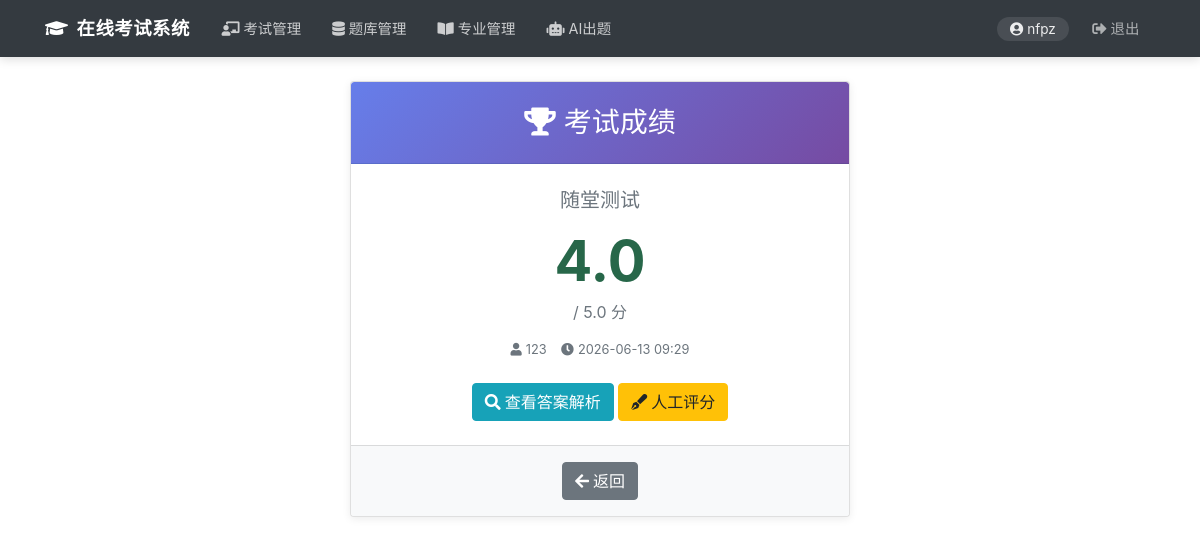
The page /results/1 (signed in) on the database its author committed.
### database/models.py (models this page shows, shortened)
class User(db.Model, UserMixin):
    id = db.Column(db.Integer, primary_key=True)
    username = db.Column(db.String(20), unique=True, nullable=False)
    email = db.Column(db.String(120), unique=True)  # , nullable=False)
    password_hash = db.Column(db.String(60), nullable=False)
    role = db.Column(db.String(20), nullable=False)
    created_at = db.Column(db.DateTime, nullable=False, default=datetime.utcnow)
    def is_teacher(self):
        return self.role == RoleEnum.TEACHER
    def is_student(self):
        return self.role == RoleEnum.STUDENT

class Exam(db.Model):
    id = db.Column(db.Integer, primary_key=True)
    title = db.Column(db.String(100), nullable=False)
    description = db.Column(db.Text)
    start_time = db.Column(db.DateTime, nullable=False)
    end_time = db.Column(db.DateTime, nullable=False)
    duration = db.Column(db.Integer, nullable=False)  # 分钟
    status = db.Column(db.String(20), nullable=False, default=ExamStatusEnum.DRAFT)
    creator_id = db.Column(db.Integer, db.ForeignKey('user.id'), nullable=False)
    created_at = db.Column(db.DateTime, nullable=False, default=datetime.utcnow)
    creator = db.relationship('User', backref='exams', lazy=True)
    exam_questions = db.relationship('ExamQuestion', backref='exam', lazy=True)
    exam_students = db.relationship('ExamStudent', backref='exam', lazy=True)
    sessions = db.relationship('ExamSession', backref='exam', lazy=True)
    results = db.relationship('Result', backref='exam', lazy=True)

class Result(db.Model):
    id = db.Column(db.Integer, primary_key=True)
    exam_id = db.Column(db.Integer, db.ForeignKey('exam.id'), nullable=False)
    student_id = db.Column(db.Integer, db.ForeignKey('user.id'), nullable=False)
    score = db.Column(db.Float, nullable=False)
    total_score = db.Column(db.Float, nullable=False)
    submitted_at = db.Column(db.DateTime, nullable=False, default=datetime.utcnow)
    ai_analysis = db.Column(db.Text)
    student = db.relationship('User', backref='results', lazy=True)

### result/routes.py (the view)
@result_bp.route("/results/<int:result_id>")
@login_required
def view_result(result_id):
    result = Result.query.get_or_404(result_id)
    if current_user.is_student() and result.student_id != current_user.id:
        flash('无权查看此成绩', 'danger')
        return redirect(url_for('home'))
    if current_user.is_teacher():
        exam = db.session.get(Exam, result.exam_id)
        if exam.creator_id != current_user.id:
            flash('无权查看此成绩', 'danger')
            return redirect(url_for('home'))
    return render_template('result/detail.html', result=result)

### app.py (called while the page is built, shortened)
@login_manager.user_loader
def load_user(user_id):
    from database.models import User
    return db.session.get(User, int(user_id))

@app.before_request
def auto_end_expired_exams():
    from database.models import Exam, ExamSession, ExamStatusEnum, Answer, ExamQuestion, Result, Question, QuestionTypeEnum
    OBJECTIVE_TYPES = {'single_choice', 'multiple_choice', 'true_false', 'fill_blank'}
    try:
        now = datetime.now()
        expired_exams = Exam.query.filter(
            Exam.status == ExamStatusEnum.PUBLISHED,
            Exam.end_time < now
        ).all()
        if expired_exams:
            db.session.commit()
    except Exception:
        db.session.rollback()

### templates/result/detail.html (shortened to what this page needs)
<!DOCTYPE html>
<html lang="zh-CN">
<head>
    <link rel="stylesheet" href="https://maxcdn.bootstrapcdn.com/bootstrap/4.5.2/css/bootstrap.min.css">
    <link rel="stylesheet" href="https://cdnjs.cloudflare.com/ajax/libs/font-awesome/5.15.4/css/all.min.css">
</head>
<body>
    {% include 'layout/header.html' %}
    <div class="container mt-4">
        <div class="card text-center" style="max-width:500px;margin:0 auto">
            <div class="card-header py-4">
                <h3 class="mb-0"><i class="fas fa-trophy mr-2"></i>考试成绩</h3>
            </div>
            <div class="card-body py-4">
                <h5 class="text-muted mb-3">{{ result.exam.title }}</h5>
                <div class="display-4 font-weight-bold" style="color:{{ '#276749' if result.score/result.total_score >= 0.7 else ('#9c4221' if result.score/result.total_score >= 0.4 else '#c53030') }}">
                    {{ result.score }}
                </div>
                <p class="text-muted mt-1 mb-3">/ {{ result.total_score }} 分</p>
                <p class="text-muted small">
                    <i class="fas fa-user mr-1"></i>{{ result.student.username }}
                    <i class="fas fa-clock mr-1"></i>{{ result.submitted_at.strftime('%Y-%m-%d %H:%M') }}
                </p>
                <div class="mt-3">
                    {% if result.exam.status == 'ended' %}
                        <a href="{{ url_for('result.view_analysis', exam_id=result.exam_id, student_id=result.student_id) }}"
                           class="btn btn-info mt-2">
                            <i class="fas fa-search mr-1"></i>查看答案解析
                        </a>
                    {% endif %}
                    {% if current_user.is_teacher() %}
                        <a href="{{ url_for('result.grading_detail', exam_id=result.exam_id, student_id=result.student_id) }}"
                           class="btn btn-warning mt-2">
                            <i class="fas fa-pen-fancy mr-1"></i>人工评分
                        </a>
                    {% endif %}
                </div>
            </div>
            <div class="card-footer bg-light py-3">
                {% if current_user.is_teacher() %}
                    <a href="{{ url_for('exam.view_results', id=result.exam_id) }}" class="btn btn-secondary">
                        <i class="fas fa-arrow-left mr-1"></i>返回
                    </a>
                {% else %}
                    <a href="{{ url_for('result.my_results') }}" class="btn btn-secondary">
                        <i class="fas fa-arrow-left mr-1"></i>返回
                    </a>
                {% endif %}
            </div>
        </div>
    </div>
</body>
</html>

### templates/layout/header.html (shortened to what this page needs)
<!DOCTYPE html>
<html lang="zh-CN">
<head>
    <link rel="stylesheet" href="https://maxcdn.bootstrapcdn.com/bootstrap/4.5.2/css/bootstrap.min.css">
    <link rel="stylesheet" href="https://cdnjs.cloudflare.com/ajax/libs/font-awesome/5.15.4/css/all.min.css">
</head>
<body>
    <nav class="navbar navbar-expand-lg navbar-dark bg-dark">
        <div class="container">
            <a class="navbar-brand" href="/">
                <i class="fas fa-graduation-cap mr-2"></i>在线考试系统
            </a>
            <div class="collapse navbar-collapse" id="mainNav">
                <ul class="navbar-nav mr-auto">
                    {% if current_user.is_authenticated %}
                        {% if current_user.is_teacher() %}
                            <li class="nav-item">
                                <a class="nav-link" data-path="/dashboard" href="{{ url_for('exam.dashboard') }}">
                                    <i class="fas fa-chalkboard-teacher mr-1"></i>考试管理
                                </a>
                            </li>
                            <li class="nav-item">
                                <a class="nav-link" data-path="/questions" href="{{ url_for('question_bank.list_questions') }}">
                                    <i class="fas fa-database mr-1"></i>题库管理
                                </a>
                            </li>
                            <li class="nav-item">
                                <a class="nav-link" data-path="/majors" href="{{ url_for('question_bank.manage_majors') }}">
                                    <i class="fas fa-book-open mr-1"></i>专业管理
                                </a>
                            </li>
                            <li class="nav-item">
                                <a class="nav-link" data-path="/ai/generate" href="{{ url_for('ai.generate_questions') }}">
                                    <i class="fas fa-robot mr-1"></i>AI出题
                                </a>
                            </li>
                        {% endif %}
                    {% endif %}
                </ul>
                <ul class="navbar-nav align-items-center">
                    {% if current_user.is_authenticated %}
                        <li class="nav-item">
                            <span class="user-badge">
                                <i class="fas fa-user-circle mr-1"></i>{{ current_user.username }}
                            </span>
                        </li>
                        <li class="nav-item">
                            <a class="nav-link logout-link" href="{{ url_for('auth.logout') }}">
                                <i class="fas fa-sign-out-alt mr-1"></i>退出
                            </a>
                        </li>
                    {% endif %}
                </ul>
            </div>
        </div>
    </nav>

### templates/result/detail.html (style rules this page uses)
body { background-color: #f5f7fa; }
.card { border: none; box-shadow: 0 2px 8px rgba(0,0,0,0.08); border-radius: 12px; overflow: hidden; }
.card-header { background: linear-gradient(135deg, #667eea, #764ba2); color: white; }

### templates/layout/header.html (style rules this page uses)
.navbar { box-shadow: 0 2px 10px rgba(0,0,0,0.15); padding: 0.6rem 1rem; }
.navbar-brand { font-weight: 700; font-size: 1.15rem; letter-spacing: 0.5px; }
.navbar .nav-link { padding: 0.5rem 0.85rem !important; border-radius: 6px; margin: 0 2px; font-size: 0.9rem; transition: all 0.2s ease; color: rgba(255,255,255,0.75) !important; }
.navbar .user-badge { color: rgba(255,255,255,0.9); font-size: 0.85rem; background: rgba(255,255,255,0.1); border-radius: 20px; padding: 0.25rem 0.8rem; margin-right: 0.5rem; }
.navbar .nav-link.logout-link { color: rgba(255,255,255,0.6) !important; }

### rows shown on the page
User: username "nfpz"
Exam: exam "随堂测试"
Result: score "4.0", total_score "5.0", submitted_at "2026-06-13 09:29"
User: student.username "123"
